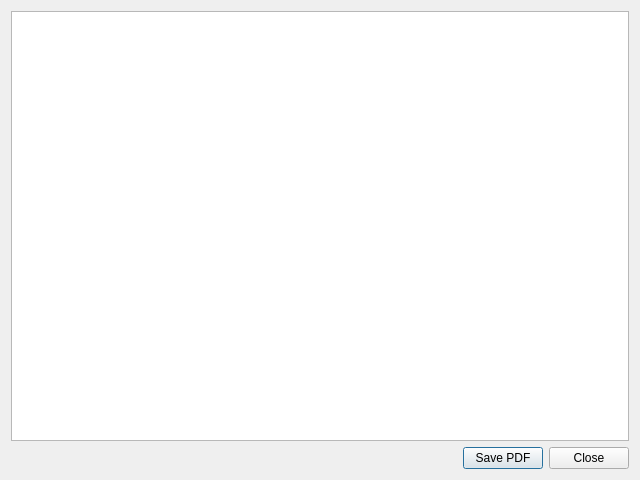
<?xml version="1.0" encoding="UTF-8"?>
<ui version="4.0">
 <class>gui_Diagnostic</class>
 <widget class="QDialog" name="gui_Diagnostic">
  <property name="geometry">
   <rect>
    <x>0</x>
    <y>0</y>
    <width>640</width>
    <height>480</height>
   </rect>
  </property>
  <property name="minimumSize">
   <size>
    <width>640</width>
    <height>480</height>
   </size>
  </property>
  <property name="windowTitle">
   <string>Dialog</string>
  </property>
  <layout class="QVBoxLayout" name="verticalLayout">
   <item>
    <widget class="QTextBrowser" name="ctrl_diagnosticReport"/>
   </item>
   <item>
    <layout class="QGridLayout" name="gridLayout">
     <item row="0" column="1">
      <widget class="QPushButton" name="ctrl_saveAsPDF">
       <property name="text">
        <string>Save PDF</string>
       </property>
      </widget>
     </item>
     <item row="0" column="2">
      <widget class="QPushButton" name="ctrl_close">
       <property name="text">
        <string>Close</string>
       </property>
      </widget>
     </item>
     <item row="0" column="0">
      <spacer name="horizontalSpacer">
       <property name="orientation">
        <enum>Qt::Horizontal</enum>
       </property>
       <property name="sizeHint" stdset="0">
        <size>
         <width>40</width>
         <height>20</height>
        </size>
       </property>
      </spacer>
     </item>
    </layout>
   </item>
  </layout>
 </widget>
 <resources/>
 <connections/>
</ui>
